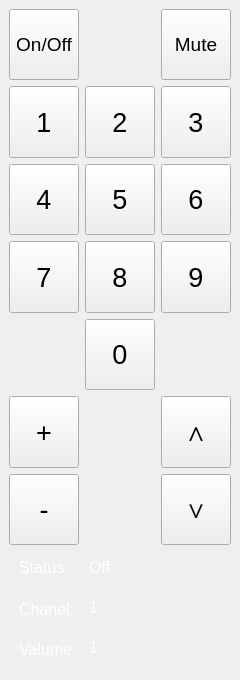
<?xml version="1.0" encoding="UTF-8"?>
<ui version="4.0">
 <class>MainWindow</class>
 <widget class="QMainWindow" name="MainWindow">
  <property name="geometry">
   <rect>
    <x>0</x>
    <y>0</y>
    <width>240</width>
    <height>680</height>
   </rect>
  </property>
  <property name="sizePolicy">
   <sizepolicy hsizetype="Fixed" vsizetype="Fixed">
    <horstretch>0</horstretch>
    <verstretch>0</verstretch>
   </sizepolicy>
  </property>
  <property name="minimumSize">
   <size>
    <width>240</width>
    <height>680</height>
   </size>
  </property>
  <property name="maximumSize">
   <size>
    <width>240</width>
    <height>680</height>
   </size>
  </property>
  <property name="font">
   <font>
    <pointsize>12</pointsize>
   </font>
  </property>
  <property name="windowTitle">
   <string>Remote Control</string>
  </property>
  <widget class="QWidget" name="centralwidget">
   <layout class="QGridLayout" name="gridLayout_2">
    <item row="0" column="0">
     <layout class="QVBoxLayout" name="verticalLayout">
      <item>
       <layout class="QGridLayout" name="gridLayout">
        <item row="4" column="1">
         <widget class="QPushButton" name="pb_0">
          <property name="sizePolicy">
           <sizepolicy hsizetype="Minimum" vsizetype="Expanding">
            <horstretch>0</horstretch>
            <verstretch>0</verstretch>
           </sizepolicy>
          </property>
          <property name="font">
           <font>
            <pointsize>20</pointsize>
           </font>
          </property>
          <property name="text">
           <string>0</string>
          </property>
         </widget>
        </item>
        <item row="3" column="0">
         <widget class="QPushButton" name="pb_7">
          <property name="sizePolicy">
           <sizepolicy hsizetype="Minimum" vsizetype="Expanding">
            <horstretch>0</horstretch>
            <verstretch>0</verstretch>
           </sizepolicy>
          </property>
          <property name="font">
           <font>
            <pointsize>20</pointsize>
           </font>
          </property>
          <property name="text">
           <string>7</string>
          </property>
         </widget>
        </item>
        <item row="6" column="2">
         <widget class="QPushButton" name="pbPosCh">
          <property name="sizePolicy">
           <sizepolicy hsizetype="Minimum" vsizetype="Expanding">
            <horstretch>0</horstretch>
            <verstretch>0</verstretch>
           </sizepolicy>
          </property>
          <property name="font">
           <font>
            <pointsize>20</pointsize>
           </font>
          </property>
          <property name="text">
           <string>∨</string>
          </property>
         </widget>
        </item>
        <item row="0" column="2">
         <widget class="QPushButton" name="pbMute">
          <property name="sizePolicy">
           <sizepolicy hsizetype="Minimum" vsizetype="Expanding">
            <horstretch>0</horstretch>
            <verstretch>0</verstretch>
           </sizepolicy>
          </property>
          <property name="font">
           <font>
            <pointsize>14</pointsize>
            <weight>50</weight>
            <bold>false</bold>
           </font>
          </property>
          <property name="text">
           <string>Mute</string>
          </property>
         </widget>
        </item>
        <item row="1" column="0">
         <widget class="QPushButton" name="pb_1">
          <property name="sizePolicy">
           <sizepolicy hsizetype="Minimum" vsizetype="Expanding">
            <horstretch>0</horstretch>
            <verstretch>0</verstretch>
           </sizepolicy>
          </property>
          <property name="font">
           <font>
            <pointsize>20</pointsize>
           </font>
          </property>
          <property name="text">
           <string>1</string>
          </property>
         </widget>
        </item>
        <item row="1" column="1">
         <widget class="QPushButton" name="pb_2">
          <property name="sizePolicy">
           <sizepolicy hsizetype="Minimum" vsizetype="Expanding">
            <horstretch>0</horstretch>
            <verstretch>0</verstretch>
           </sizepolicy>
          </property>
          <property name="font">
           <font>
            <pointsize>20</pointsize>
           </font>
          </property>
          <property name="text">
           <string>2</string>
          </property>
         </widget>
        </item>
        <item row="1" column="2">
         <widget class="QPushButton" name="pb_3">
          <property name="sizePolicy">
           <sizepolicy hsizetype="Minimum" vsizetype="Expanding">
            <horstretch>0</horstretch>
            <verstretch>0</verstretch>
           </sizepolicy>
          </property>
          <property name="font">
           <font>
            <pointsize>20</pointsize>
           </font>
          </property>
          <property name="text">
           <string>3</string>
          </property>
         </widget>
        </item>
        <item row="0" column="0">
         <widget class="QPushButton" name="pbOnOff">
          <property name="sizePolicy">
           <sizepolicy hsizetype="Minimum" vsizetype="Expanding">
            <horstretch>0</horstretch>
            <verstretch>0</verstretch>
           </sizepolicy>
          </property>
          <property name="font">
           <font>
            <pointsize>14</pointsize>
           </font>
          </property>
          <property name="text">
           <string>On/Off</string>
          </property>
         </widget>
        </item>
        <item row="3" column="2">
         <widget class="QPushButton" name="pb_9">
          <property name="sizePolicy">
           <sizepolicy hsizetype="Minimum" vsizetype="Expanding">
            <horstretch>0</horstretch>
            <verstretch>0</verstretch>
           </sizepolicy>
          </property>
          <property name="font">
           <font>
            <pointsize>20</pointsize>
           </font>
          </property>
          <property name="text">
           <string>9</string>
          </property>
         </widget>
        </item>
        <item row="2" column="0">
         <widget class="QPushButton" name="pb_4">
          <property name="sizePolicy">
           <sizepolicy hsizetype="Minimum" vsizetype="Expanding">
            <horstretch>0</horstretch>
            <verstretch>0</verstretch>
           </sizepolicy>
          </property>
          <property name="font">
           <font>
            <pointsize>20</pointsize>
           </font>
          </property>
          <property name="text">
           <string>4</string>
          </property>
         </widget>
        </item>
        <item row="6" column="0">
         <widget class="QPushButton" name="pbDownVal">
          <property name="sizePolicy">
           <sizepolicy hsizetype="Minimum" vsizetype="Expanding">
            <horstretch>0</horstretch>
            <verstretch>0</verstretch>
           </sizepolicy>
          </property>
          <property name="font">
           <font>
            <pointsize>20</pointsize>
           </font>
          </property>
          <property name="text">
           <string>-</string>
          </property>
         </widget>
        </item>
        <item row="5" column="2">
         <widget class="QPushButton" name="pbPreCh">
          <property name="sizePolicy">
           <sizepolicy hsizetype="Minimum" vsizetype="Expanding">
            <horstretch>0</horstretch>
            <verstretch>0</verstretch>
           </sizepolicy>
          </property>
          <property name="font">
           <font>
            <pointsize>20</pointsize>
           </font>
          </property>
          <property name="text">
           <string>∧</string>
          </property>
         </widget>
        </item>
        <item row="3" column="1">
         <widget class="QPushButton" name="pb_8">
          <property name="sizePolicy">
           <sizepolicy hsizetype="Minimum" vsizetype="Expanding">
            <horstretch>0</horstretch>
            <verstretch>0</verstretch>
           </sizepolicy>
          </property>
          <property name="font">
           <font>
            <pointsize>20</pointsize>
           </font>
          </property>
          <property name="text">
           <string>8</string>
          </property>
         </widget>
        </item>
        <item row="5" column="0">
         <widget class="QPushButton" name="pbUpVal">
          <property name="sizePolicy">
           <sizepolicy hsizetype="Minimum" vsizetype="Expanding">
            <horstretch>0</horstretch>
            <verstretch>0</verstretch>
           </sizepolicy>
          </property>
          <property name="font">
           <font>
            <pointsize>20</pointsize>
           </font>
          </property>
          <property name="text">
           <string>+</string>
          </property>
         </widget>
        </item>
        <item row="2" column="1">
         <widget class="QPushButton" name="pb_5">
          <property name="sizePolicy">
           <sizepolicy hsizetype="Minimum" vsizetype="Expanding">
            <horstretch>0</horstretch>
            <verstretch>0</verstretch>
           </sizepolicy>
          </property>
          <property name="font">
           <font>
            <pointsize>20</pointsize>
           </font>
          </property>
          <property name="text">
           <string>5</string>
          </property>
         </widget>
        </item>
        <item row="2" column="2">
         <widget class="QPushButton" name="pb_6">
          <property name="sizePolicy">
           <sizepolicy hsizetype="Minimum" vsizetype="Expanding">
            <horstretch>0</horstretch>
            <verstretch>0</verstretch>
           </sizepolicy>
          </property>
          <property name="font">
           <font>
            <pointsize>20</pointsize>
           </font>
          </property>
          <property name="text">
           <string>6</string>
          </property>
         </widget>
        </item>
       </layout>
      </item>
      <item>
       <widget class="QWidget" name="widget" native="true">
        <property name="minimumSize">
         <size>
          <width>0</width>
          <height>120</height>
         </size>
        </property>
        <property name="maximumSize">
         <size>
          <width>16777215</width>
          <height>120</height>
         </size>
        </property>
        <property name="styleSheet">
         <string notr="true">background: &quot;#4c4c4c&quot;;</string>
        </property>
        <widget class="QLabel" name="label">
         <property name="geometry">
          <rect>
           <x>10</x>
           <y>10</y>
           <width>47</width>
           <height>13</height>
          </rect>
         </property>
         <property name="font">
          <font>
           <pointsize>12</pointsize>
          </font>
         </property>
         <property name="styleSheet">
          <string notr="true">color: rgb(255, 255, 255);</string>
         </property>
         <property name="text">
          <string>Status: </string>
         </property>
        </widget>
        <widget class="QLabel" name="label_2">
         <property name="geometry">
          <rect>
           <x>10</x>
           <y>50</y>
           <width>61</width>
           <height>16</height>
          </rect>
         </property>
         <property name="font">
          <font>
           <pointsize>12</pointsize>
          </font>
         </property>
         <property name="styleSheet">
          <string notr="true">color: rgb(255, 255, 255);</string>
         </property>
         <property name="text">
          <string>Chanel: </string>
         </property>
        </widget>
        <widget class="QLabel" name="label_3">
         <property name="geometry">
          <rect>
           <x>10</x>
           <y>90</y>
           <width>61</width>
           <height>16</height>
          </rect>
         </property>
         <property name="font">
          <font>
           <pointsize>12</pointsize>
          </font>
         </property>
         <property name="styleSheet">
          <string notr="true">color: rgb(255, 255, 255);</string>
         </property>
         <property name="text">
          <string>Valume:</string>
         </property>
        </widget>
        <widget class="QLabel" name="lblOnOff">
         <property name="geometry">
          <rect>
           <x>80</x>
           <y>10</y>
           <width>47</width>
           <height>13</height>
          </rect>
         </property>
         <property name="font">
          <font>
           <pointsize>12</pointsize>
          </font>
         </property>
         <property name="styleSheet">
          <string notr="true">color: rgb(255, 255, 255);</string>
         </property>
         <property name="text">
          <string>Off</string>
         </property>
        </widget>
        <widget class="QLabel" name="lblCh">
         <property name="geometry">
          <rect>
           <x>80</x>
           <y>50</y>
           <width>47</width>
           <height>13</height>
          </rect>
         </property>
         <property name="font">
          <font>
           <pointsize>12</pointsize>
          </font>
         </property>
         <property name="styleSheet">
          <string notr="true">color: rgb(255, 255, 255);</string>
         </property>
         <property name="text">
          <string>1</string>
         </property>
        </widget>
        <widget class="QLabel" name="lblVal">
         <property name="geometry">
          <rect>
           <x>80</x>
           <y>90</y>
           <width>47</width>
           <height>13</height>
          </rect>
         </property>
         <property name="font">
          <font>
           <pointsize>12</pointsize>
          </font>
         </property>
         <property name="styleSheet">
          <string notr="true">color: rgb(255, 255, 255);</string>
         </property>
         <property name="text">
          <string>1</string>
         </property>
        </widget>
       </widget>
      </item>
     </layout>
    </item>
   </layout>
  </widget>
 </widget>
 <resources/>
 <connections/>
</ui>
